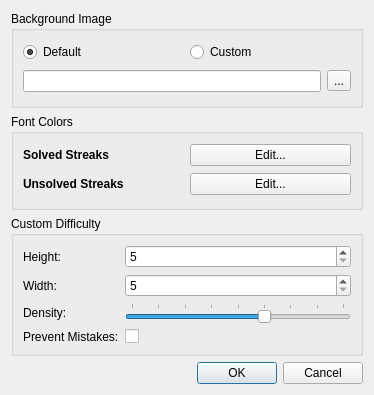
<?xml version="1.0" encoding="UTF-8"?>
<ui version="4.0">
 <class>SettingsWindow</class>
 <widget class="QDialog" name="SettingsWindow">
  <property name="geometry">
   <rect>
    <x>0</x>
    <y>0</y>
    <width>374</width>
    <height>395</height>
   </rect>
  </property>
  <property name="sizePolicy">
   <sizepolicy hsizetype="Fixed" vsizetype="Fixed">
    <horstretch>0</horstretch>
    <verstretch>0</verstretch>
   </sizepolicy>
  </property>
  <property name="windowTitle">
   <string>Settings</string>
  </property>
  <layout class="QHBoxLayout" name="horizontalLayout">
   <item>
    <layout class="QVBoxLayout" name="verticalLayout">
     <item>
      <widget class="QGroupBox" name="groupBox_2">
       <property name="title">
        <string>Background Image</string>
       </property>
       <layout class="QHBoxLayout" name="horizontalLayout_5">
        <item>
         <layout class="QVBoxLayout" name="verticalLayout_2">
          <item>
           <layout class="QHBoxLayout" name="horizontalLayout_4">
            <item>
             <widget class="QRadioButton" name="bgDefaultRadioButton">
              <property name="text">
               <string>Default</string>
              </property>
              <property name="checked">
               <bool>true</bool>
              </property>
             </widget>
            </item>
            <item>
             <widget class="QRadioButton" name="bgCustomRadioButton">
              <property name="text">
               <string>Custom</string>
              </property>
             </widget>
            </item>
           </layout>
          </item>
          <item>
           <layout class="QHBoxLayout" name="horizontalLayout_3">
            <item>
             <widget class="QLineEdit" name="bgLineEdit">
              <property name="readOnly">
               <bool>true</bool>
              </property>
             </widget>
            </item>
            <item>
             <widget class="QToolButton" name="bgToolButton">
              <property name="text">
               <string>...</string>
              </property>
             </widget>
            </item>
           </layout>
          </item>
         </layout>
        </item>
       </layout>
      </widget>
     </item>
     <item>
      <widget class="QGroupBox" name="groupBox_3">
       <property name="title">
        <string>Font Colors</string>
       </property>
       <layout class="QHBoxLayout" name="horizontalLayout_6">
        <item>
         <layout class="QGridLayout" name="gridLayout_2">
          <item row="0" column="0">
           <widget class="QLabel" name="fontColorSolvedLabel">
            <property name="font">
             <font>
              <weight>75</weight>
              <bold>true</bold>
             </font>
            </property>
            <property name="text">
             <string>Solved Streaks</string>
            </property>
            <property name="textFormat">
             <enum>Qt::AutoText</enum>
            </property>
           </widget>
          </item>
          <item row="1" column="0">
           <widget class="QLabel" name="fontColorUnsolvedLabel">
            <property name="font">
             <font>
              <weight>75</weight>
              <bold>true</bold>
             </font>
            </property>
            <property name="text">
             <string>Unsolved Streaks</string>
            </property>
            <property name="textFormat">
             <enum>Qt::AutoText</enum>
            </property>
           </widget>
          </item>
          <item row="0" column="1">
           <widget class="QPushButton" name="fontColorSolvedPushButton">
            <property name="text">
             <string>Edit...</string>
            </property>
           </widget>
          </item>
          <item row="1" column="1">
           <widget class="QPushButton" name="fontColorUnsolvedPushButton">
            <property name="text">
             <string>Edit...</string>
            </property>
           </widget>
          </item>
         </layout>
        </item>
       </layout>
      </widget>
     </item>
     <item>
      <widget class="QGroupBox" name="groupBox">
       <property name="sizePolicy">
        <sizepolicy hsizetype="Preferred" vsizetype="Preferred">
         <horstretch>0</horstretch>
         <verstretch>0</verstretch>
        </sizepolicy>
       </property>
       <property name="title">
        <string>Custom Difficulty</string>
       </property>
       <layout class="QHBoxLayout" name="horizontalLayout_2">
        <item>
         <layout class="QGridLayout" name="gridLayout">
          <item row="0" column="0">
           <widget class="QLabel" name="label_2">
            <property name="text">
             <string>Height:</string>
            </property>
            <property name="alignment">
             <set>Qt::AlignLeading|Qt::AlignLeft|Qt::AlignVCenter</set>
            </property>
           </widget>
          </item>
          <item row="0" column="1">
           <widget class="QSpinBox" name="heightSpinBox">
            <property name="suffix">
             <string/>
            </property>
            <property name="minimum">
             <number>5</number>
            </property>
            <property name="maximum">
             <number>50</number>
            </property>
           </widget>
          </item>
          <item row="1" column="0">
           <widget class="QLabel" name="label_3">
            <property name="text">
             <string>Width:</string>
            </property>
            <property name="alignment">
             <set>Qt::AlignLeading|Qt::AlignLeft|Qt::AlignVCenter</set>
            </property>
           </widget>
          </item>
          <item row="1" column="1">
           <widget class="QSpinBox" name="widthSpinBox">
            <property name="minimum">
             <number>5</number>
            </property>
            <property name="maximum">
             <number>50</number>
            </property>
           </widget>
          </item>
          <item row="3" column="1">
           <widget class="QCheckBox" name="preventMistakesCheckBox">
            <property name="checked">
             <bool>false</bool>
            </property>
           </widget>
          </item>
          <item row="2" column="0">
           <widget class="QLabel" name="label_4">
            <property name="text">
             <string>Density:</string>
            </property>
            <property name="alignment">
             <set>Qt::AlignLeading|Qt::AlignLeft|Qt::AlignVCenter</set>
            </property>
           </widget>
          </item>
          <item row="2" column="1">
           <widget class="QSlider" name="densitySlider">
            <property name="minimum">
             <number>30</number>
            </property>
            <property name="maximum">
             <number>70</number>
            </property>
            <property name="pageStep">
             <number>5</number>
            </property>
            <property name="value">
             <number>55</number>
            </property>
            <property name="orientation">
             <enum>Qt::Horizontal</enum>
            </property>
            <property name="invertedAppearance">
             <bool>false</bool>
            </property>
            <property name="tickPosition">
             <enum>QSlider::TicksAbove</enum>
            </property>
            <property name="tickInterval">
             <number>5</number>
            </property>
           </widget>
          </item>
          <item row="3" column="0">
           <widget class="QLabel" name="label_5">
            <property name="text">
             <string>Prevent Mistakes:</string>
            </property>
            <property name="alignment">
             <set>Qt::AlignLeading|Qt::AlignLeft|Qt::AlignVCenter</set>
            </property>
           </widget>
          </item>
         </layout>
        </item>
       </layout>
      </widget>
     </item>
     <item>
      <widget class="QDialogButtonBox" name="buttonBox">
       <property name="orientation">
        <enum>Qt::Horizontal</enum>
       </property>
       <property name="standardButtons">
        <set>QDialogButtonBox::Cancel|QDialogButtonBox::Ok</set>
       </property>
      </widget>
     </item>
    </layout>
   </item>
  </layout>
 </widget>
 <tabstops>
  <tabstop>bgDefaultRadioButton</tabstop>
  <tabstop>bgCustomRadioButton</tabstop>
  <tabstop>bgLineEdit</tabstop>
  <tabstop>bgToolButton</tabstop>
  <tabstop>heightSpinBox</tabstop>
  <tabstop>widthSpinBox</tabstop>
  <tabstop>densitySlider</tabstop>
  <tabstop>preventMistakesCheckBox</tabstop>
  <tabstop>buttonBox</tabstop>
 </tabstops>
 <resources/>
 <connections>
  <connection>
   <sender>buttonBox</sender>
   <signal>accepted()</signal>
   <receiver>SettingsWindow</receiver>
   <slot>accept()</slot>
   <hints>
    <hint type="sourcelabel">
     <x>248</x>
     <y>254</y>
    </hint>
    <hint type="destinationlabel">
     <x>157</x>
     <y>274</y>
    </hint>
   </hints>
  </connection>
  <connection>
   <sender>buttonBox</sender>
   <signal>rejected()</signal>
   <receiver>SettingsWindow</receiver>
   <slot>reject()</slot>
   <hints>
    <hint type="sourcelabel">
     <x>316</x>
     <y>260</y>
    </hint>
    <hint type="destinationlabel">
     <x>286</x>
     <y>274</y>
    </hint>
   </hints>
  </connection>
 </connections>
</ui>
